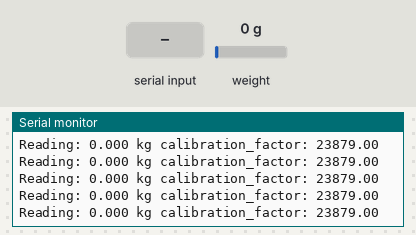
A sketch run on a simulated Arduino Uno, built with avr-gcc and run on an emulated ATmega328P. On the bench: the last lines printed to the serial monitor. The inputs (shaded band) are chosen by the test bench; at power-on: weight on the scale 0 g.

Above: at 3.2 s.
3.3 s: weight on the scale set to 100 g
At 3.36 s:
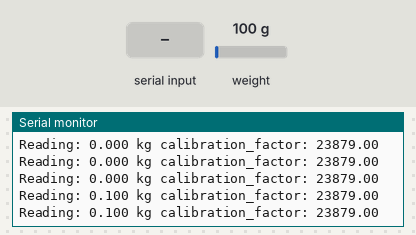
6.3 s: "+" received over Serial
At 6.4 s:
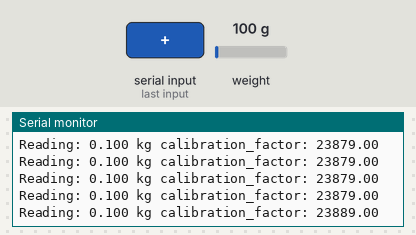
7.8 s: byte 116 ('t') received over Serial
At 8.92 s:
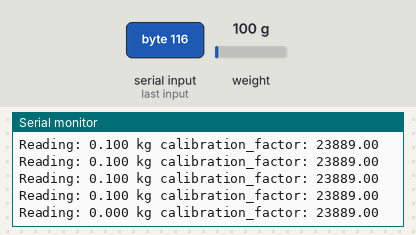
9.3 s: "a" received over Serial
At 9.33 s:
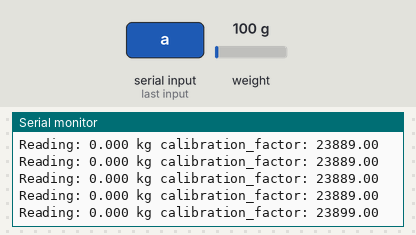
10.8 s: weight on the scale set to 1250 g
At 10.86 s:
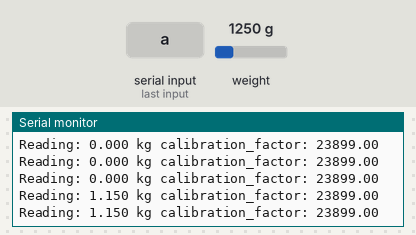
12.3 s: byte 116 ('t') received over Serial
Timing chart, 0 to 15.3 s (numbered marks = the images above; inputs shaded):
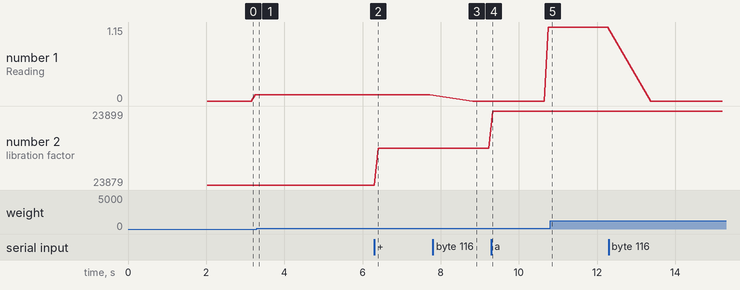

Measured:
- after the input at 3.3 s, the serial monitor: prints a new line after 0.05 s (image 1)
- after the input at 6.3 s, the serial monitor: prints a new line after 0.10 s (image 2)
- after the input at 7.8 s, the serial monitor: prints a new line after 1.0 s (image 3)
- after the input at 9.3 s, the serial monitor: prints a new line at once (image 4)
- after the input at 10.8 s, the serial monitor: prints a new line after 0.05 s (image 5)
- plotted number 1: 0.1 → 0 after the input at 7.8 s, 0 → 1.15 after the input at 9.3 s
- plotted number 2: 23879 → 23889 after the input at 6.3 s, 23889 → 23899 after the input at 9.3 s

The sketch:

codeToCalibrateLoadCellAndHX711.ino
```cpp
#include "HX711.h"  //libray for the hx711

//this is used to set the pins
static const uint8_t D5   = 14;
static const uint8_t D6   = 12;
#define DOUT  D5
#define CLK  D6

HX711 scale; //this is from the hx711 library and its required

//Change this calibration factor as per your load cell once it is found you many need to vary it in thousands
float calibration_factor = 23879; //-106600 worked for my 40Kg max scale setup

//=============================================================================================
//                         SETUP
//=============================================================================================
void setup() {
  scale.begin(DOUT, CLK);
  Serial.begin(74880);
  Serial.println("HX711 Calibration");
  Serial.println("Remove all weight from scale");
  Serial.println("After readings begin, place known weight on scale");
  Serial.println("Press a,s,d,f to increase calibration factor by 10,100,1000,10000 respectively");
  Serial.println("Press z,x,c,v to decrease calibration factor by 10,100,1000,10000 respectively");
  Serial.println("Press t for tare");
  scale.set_scale();
  scale.tare(); //Reset the scale to 0

  long zero_factor = scale.read_average(); //Get a baseline reading
  Serial.print("Zero factor: "); //This can be used to remove the need to tare the scale. Useful in permanent scale projects.
  Serial.println(zero_factor);
}

//=============================================================================================
//                         LOOP
//=============================================================================================
void loop() {

  scale.set_scale(calibration_factor); //Adjust to this calibration factor

  Serial.print("Reading: ");
  Serial.print(scale.get_units(), 3);
  Serial.print(" kg"); //Change this to kg and re-adjust the calibration factor if you follow SI units like a sane person
  Serial.print(" calibration_factor: ");
  Serial.print(calibration_factor);
  Serial.println();

  if(Serial.available())
  {
    char temp = Serial.read();
    if(temp == '+' || temp == 'a')
      calibration_factor += 10;
    else if(temp == '-' || temp == 'z')
      calibration_factor -= 10;
    else if(temp == 's')
      calibration_factor += 100;
    else if(temp == 'x')
      calibration_factor -= 100;
    else if(temp == 'd')
      calibration_factor += 1000;
    else if(temp == 'c')
      calibration_factor -= 1000;
    else if(temp == 'f')
      calibration_factor += 10000;
    else if(temp == 'v')
      calibration_factor -= 10000;
    else if(temp == 't')
      scale.tare();  //Reset the scale to zero
  }
}
```
